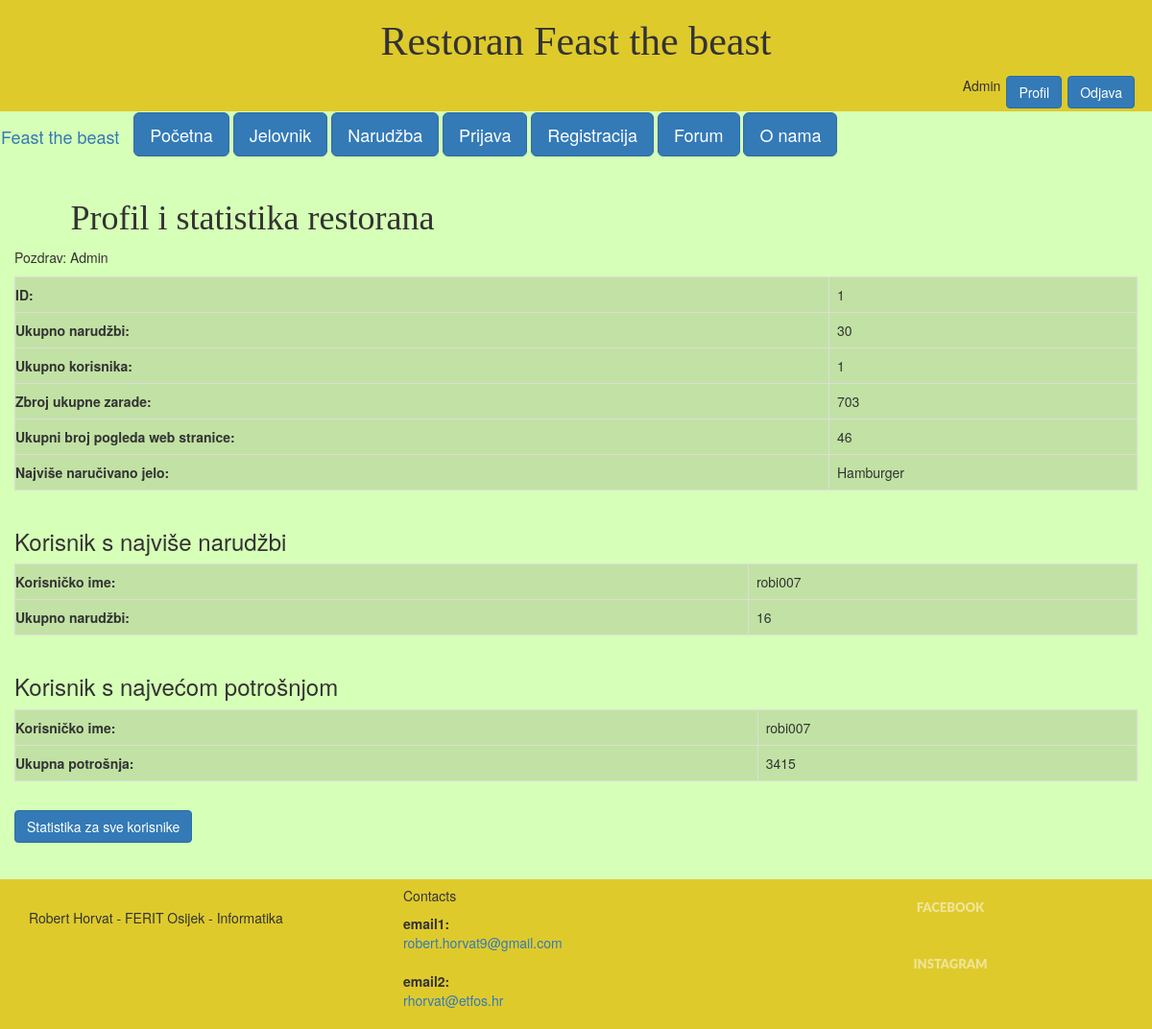
Screenshot of /profil.php (signed in) with the database file from the repository.
### tables this page shows
CREATE TABLE `statistika` (
  `ID` int(250) NOT NULL,
  `Ukupno_narudzba` int(250) NOT NULL DEFAULT 0,
  `Ukupno_korisnika` int(250) NOT NULL DEFAULT 0,
  `Zbroj_zarade` int(250) NOT NULL DEFAULT 0,
  `Ukupno_pogleda_web` int(250) NOT NULL DEFAULT 0,
  `Narudzba_jela` text DEFAULT NULL,
  `Najvise_narucivano_jelo` varchar(250) DEFAULT NULL
);

### spoj.php (called while the page is built, shortened)
<?php
class DBController {
    private $servername = "localhost";
    private $username = "root";
    private $password = "";
    private $dbname = "restoran_brze_hrane";
    private $conn;
    function __construct() {
		$this->conn = $this->connectDB();
    }
    function connectDB() {
		$conn = mysqli_connect($this->servername,$this->username,$this->password,$this->dbname);
		return $conn;
    }
    function runQuery($query) {
		$result = mysqli_query($this->conn,$query);
		while($row=mysqli_fetch_assoc($result)) {
			$resultset[] = $row;
		}
		if(!empty($resultset))
			return $resultset;
	}
}
?>

### profil.php (the view, shortened to what this page needs)
<?php
include 'spoj.php';
if(isset($_SESSION['Korisnicko_ime'])){
    $Uloga=$_SESSION['Uloga'];
}
	if($Uloga=="Administrator")
	{
?>
<!DOCTYPE html>
<html>
<head>
    <link rel="stylesheet"  type="text/css" href="stil1.css">
    <link rel="stylesheet" href="https://maxcdn.bootstrapcdn.com/bootstrap/3.3.7/css/bootstrap.min.css">
    <div id = "naslovni_dio" class = "container-fluid">
        <h1 id="naslov">Restoran Feast the beast</h1>
        <?php
            if(isset($_SESSION['Korisnicko_ime'])){
                echo "<a class='btn btn-primary btn' id ='btn2' href='odjava.php' role='button'>Odjava</a>";
                echo "<a class='btn btn-primary btn' id ='btn2' href='profil.php' role='button'>Profil</a>";
                echo "<p id ='btn2'>{$_SESSION['Korisnicko_ime']}<p>";
            }
        ?>
    </div>
</head>
<body>
<div id="container">
    <div class = "row">
        <nav class="navbar navbar-light bg-light">
            <div class="container-fluid">
                <div class="navbar-header">
                    <a class="navbar-brand" href="index.php">Feast the beast</a>
                </div>
                <ul  class="nav navbar-nav">
                    <a class="btn btn-primary btn-lg" href="index.php" role="button">Početna</a>
                    <a class="btn btn-primary btn-lg" href="jelovnik.php" role="button">Jelovnik</a>
                    <?php
                        if(isset($_SESSION['Korisnicko_ime'])){
                    ?>
                    <a class="btn btn-primary btn-lg" href="narudžba.php" role="button">Narudžba</a>
                    <?php
                        }
                    ?>
                    <a class="btn btn-primary btn-lg" href="prijava.php" role="button">Prijava</a>
                    <a class="btn btn-primary btn-lg" href="registracija.php" role="button">Registracija</a>
                    <a class="btn btn-primary btn-lg" href="forum.php" role="button">Forum</a>
                    <a class="btn btn-primary btn-lg" href="o_nama.php" role="button">O nama</a>
                </ul>
            </div>
        </nav>
    </div>
    <div id="hhh" class="container-fluid">
        <h1 id="novo">Profil i statistika restorana</h1>
        <?php
        if(isset($_SESSION['Korisnicko_ime'])){
            echo "Pozdrav: {$_SESSION['Korisnicko_ime']}";
        }
        ?>
        <?php
        require_once('spoj.php');
        $db_handle = new DBController();
        $statistikaAdmin = $db_handle->runQuery("SELECT * FROM `statistika`");
        if (!empty($statistikaAdmin)) {
            foreach($statistikaAdmin as $key=>$value){
        ?>
        <div id="table-narudzba">
        <table class="tbl-narudzba" style="width:100%" cellpadding="4" cellspacing="4">
            <tr>
                <th>ID:</th>
                <td><?php echo $statistikaAdmin[$key]["ID"]; ?></td>
            </tr>
            <tr>
                <th>Ukupno narudžbi:</th>
                <td><?php echo $statistikaAdmin[$key]["Ukupno_narudzba"]; ?></td>
            </tr>
            <tr>
                <th>Ukupno korisnika:</th>
                <td><?php echo $statistikaAdmin[$key]["Ukupno_korisnika"]; ?></td>
            </tr>
            <tr>
                <th>Zbroj ukupne zarade:</th>
                <td><?php echo $statistikaAdmin[$key]["Zbroj_zarade"]; ?></td>
            </tr>
            <tr>
                <th>Ukupni broj pogleda web stranice:</th>
                <td><?php echo $statistikaAdmin[$key]["Ukupno_pogleda_web"]; ?></td>
            </tr>
            <tr>
                <th>Najviše naručivano jelo:</th>
                <td><?php echo $statistikaAdmin[$key]["Najvise_narucivano_jelo"]; ?></td>
            </tr>
        </table>
        <p><br></p>
        </div>
        <?php
		    }
	    }else{
            die("");
        }
	    ?>
        <h3>Korisnik s najviše narudžbi</h3>
       <?php
        require_once('spoj.php');
        $db_handle = new DBController();
        $statistikaKorisnikMaxNarudzbe = $db_handle->runQuery("SELECT MAX(`Statistika`) AS StatistikaMax , MAX(`Korisnicko_ime`) AS Korisnik_ime FROM `korisnik`");
        if (!empty($statistikaKorisnikMaxNarudzbe)) {
            foreach($statistikaKorisnikMaxNarudzbe as $key=>$value){
        ?>
        <div id="table-narudzba">
        <table class="tbl-narudzba" style="width:100%" cellpadding="4" cellspacing="4">
            <tr>
                <th>Korisničko ime:</th>
                <td><?php echo $statistikaKorisnikMaxNarudzbe[$key]["Korisnik_ime"]; ?></td>
            </tr>
            <tr>
                <th>Ukupno narudžbi:</th>
                <td><?php echo $statistikaKorisnikMaxNarudzbe[$key]["StatistikaMax"]; ?></td>
            </tr>
        </table>
        <p><br></p>
        </div>
        <?php
		    }
	    }else{
            die("");
        }
	    ?>
        <h3>Korisnik s najvećom potrošnjom</h3>
        <?php
        require_once('spoj.php');
        $db_handle = new DBController();
        $statistikaKorisnikMaxPotrosnjaN = $db_handle->runQuery("SELECT MAX(`Potrosnja`) AS PotrosnjaMax , MAX(`Korisnicko_ime`) AS Korisnik_ime FROM `korisnik`");
        if (!empty($statistikaKorisnikMaxNarudzbe)) {
            foreach($statistikaKorisnikMaxNarudzbe as $key=>$value){
        ?>
        <div id="table-narudzba">
        <table class="tbl-narudzba" style="width:100%" cellpadding="4" cellspacing="4">
            <tr>
                <th>Korisničko ime:</th>
                <td><?php echo $statistikaKorisnikMaxPotrosnjaN[$key]["Korisnik_ime"]; ?></td>
            </tr>
            <tr>
                <th>Ukupna potrošnja:</th>
                <td><?php echo $statistikaKorisnikMaxPotrosnjaN[$key]["PotrosnjaMax"]; ?></td>
            </tr>
        </table>
        <p><br></p>
        </div>
        <?php
		    }
	    }else{
            die("");
        }
	    ?>
        <a class='btn btn-primary btn' id ='btnSviKorisnici' href='svi_korisnici_potrošnja_narudzbe.php' role='button'>Statistika za sve korisnike</a>
    </div>
    </div>
    <footer class="section footer-classic context-dark bg-image" style="background: #dfca2c;">
        <div class="container">
          <div class="row row-30">
            <div class="col-md-4 col-xl-5">
              <p><br></p>
              <p>Robert Horvat - FERIT Osijek - Informatika</p>
              <p><br></p>
            </div>
            <div class="col-md-4">
              <h5>Contacts</h5>
              <dl class="contact-list">
                <dt>email1:</dt>
                <dd><a href="mailto:#">robert.horvat9@gmail.com</a></dd>
              </dl>
              <dl class="contact-list">
                <dt>email2:</dt>
                <dd><a href="mailto:#">rhorvat@etfos.hr</a></dd>
              </dl>
            </div>
            <div class="col-md-4">
                <div class="col"><a class="social-inner" href="https://www.facebook.com/robert.horvat.146"><span class="icon mdi mdi-facebook"></span><span>Facebook</span></a></div>
                <div class="col"><a class="social-inner" href="https://www.instagram.com/robert.horvat3/"><span class="icon mdi mdi-instagram"></span><span>instagram</span></a></div>
            </div>
          </div>
        </div>
      </footer>
</body>
</html>
<?php
	}
?>

### stil1.css (style rules this page uses)
#naslovni_dio { background-color:#dfca2c; }
body { background-color: #d6ffb7; }
* { margin:0; padding:0; }
html, body { height: 100%; }
#container { min-height:100%; }
#naslov { text-align: center; font-family:"Impact"; font-size: 300%; }
#novo { font-family:"Verdana"; text-align: left; margin-left: 5%; margin-right: 5%; }
#btn2 { float: right; margin: 3px; }
.tbl-narudzba { font-size: 14px; background-color: #c1e2a4; }
.tbl-narudzba td, th { border: 1px solid #dddddd; text-align: left; padding: 8px; }
.social-inner { display: flex; flex-direction: column; align-items: center; width: 100%; padding: 23px; font: 900 13px/1 "Lato", -apple-system, BlinkMacSystemFont, "Segoe UI", Roboto, "Helvetica Neue", Arial, sans-serif; text-transform: uppercase; color: rgba(255, 255, 255, 0.5); }

### profil.php (style rules this page uses)
body { background-color: #d6ffb7; }

### rows the page displays
statistika: ID "1", Ukupno_narudzba "30", Ukupno_korisnika "1", Zbroj_zarade "703", Ukupno_pogleda_web "46", Najvise_narucivano_jelo "Hamburger"

### other values shown
$_SESSION['Korisnicko_ime'] "Admin"
$statistikaKorisnikMaxNarudzbe[$key]["Korisnik_ime"] "robi007"
$statistikaKorisnikMaxNarudzbe[$key]["StatistikaMax"] "16"
$statistikaKorisnikMaxPotrosnjaN[$key]["Korisnik_ime"] "robi007"
$statistikaKorisnikMaxPotrosnjaN[$key]["PotrosnjaMax"] "3415"
